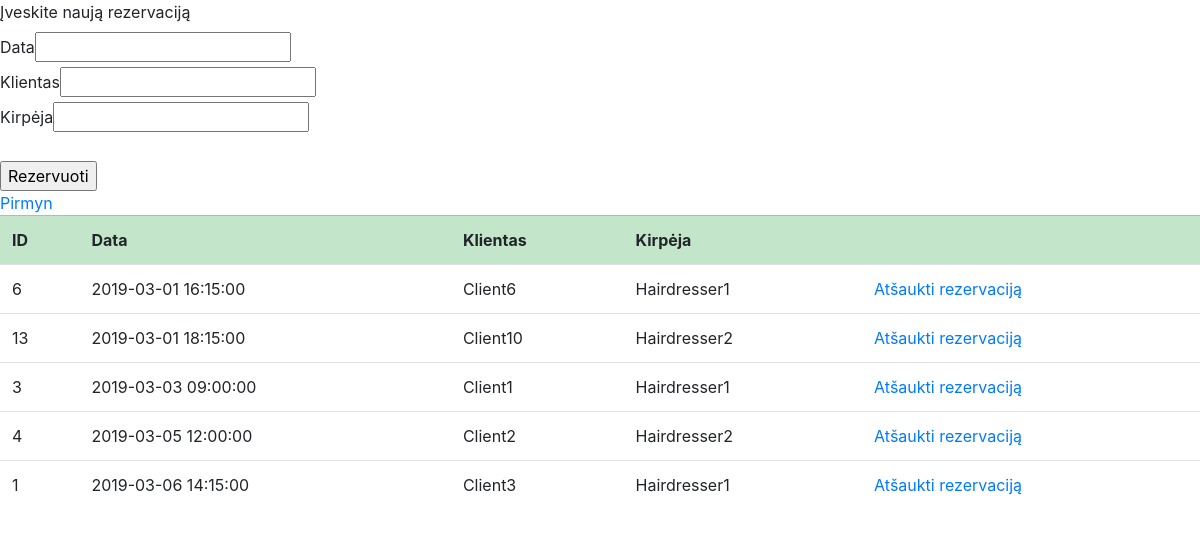
The page / on the database its author committed.
### tables this page shows
CREATE TABLE IF NOT EXISTS `reservations` (
  `id` int(11) NOT NULL AUTO_INCREMENT,
  `date` datetime NOT NULL,
  `client` text NOT NULL,
  `hairdresser` text NOT NULL,
  PRIMARY KEY (`id`)
);

### index.php (called while the page is built, shortened)
<?php
require_once 'models.php';
require_once 'views.php';
$conn = connectDB();
forma();
showTable($conn);

### views.php (the view, shortened to what this page needs)
<!DOCTYPE html>
<html lang="en">
<head>
    <link rel="stylesheet" href="https://maxcdn.bootstrapcdn.com/bootstrap/4.2.1/css/bootstrap.min.css">
</head>
<body>
    <?php
    function showTable($conn){
    $page = 5;
    if (isset($_GET['offset'])) {
        $offset = $_GET['offset'];
    } else {
        $offset = 0;
    }
    $sql = 'SELECT `id`, `date`, `client`, `hairdresser` FROM reservations ORDER BY `date` ASC LIMIT ' . ($page + 1) . ' OFFSET ' . $offset;
    if (!($result = $conn->query($sql))) {
        die("Error: " . $conn->error);
    }
    if ($result->num_rows > 0) {
    ?>
    <?php if ($result->num_rows == $page + 1): ?>
        <a href="<?= "?offset=".($offset + $page) ?>">Pirmyn</a>
    <?php endif; ?>
    <table class=table>
        <tr class="table-success">
            <th>ID</th>
            <th>Data</th>
            <th>Klientas</th>
            <th>Kirpėja</th>
            <th></th>
        </tr>
        <?php
        for ($i = 0; $i < $page; $i++) {
            if (!($row = $result->fetch_assoc())) break;
            ?>
            <tr>
                <td><?php echo $row['id']; ?></td>
                <td><?php echo $row['date']; ?></td>
                <td><?php echo $row['client']; ?></td>
                <td><?php echo $row['hairdresser']; ?></td>
                <td><a href="?delete=<?= $row['id'] ?>" onclick="return confirm('Ar tikrai norite atšaukti rezervaciją?')">Atšaukti rezervaciją</a></td>
            </tr>
            <?php
        }
        echo '</table>';
        } else {
            echo 'nėra duomenų';
        }
    }
    function forma(){?>
        <label>Įveskite naują rezervaciją</label>
        <form method="post">
        <label>Data</label><input type="text" name="date" required><br>
        <label>Klientas</label><input type="text" name="client" required><br>
        <label>Kirpėja</label><input type="text" name="hairdresser" required><br>
        <br>
        <input type="submit" value="Rezervuoti">
        </form>
    <?php } ?>
</body>
</html>

### rows shown on the page
reservations: id "6", date "2019-03-01 16:15:00", client "Client6", hairdresser "Hairdresser1"
reservations: id "13", date "2019-03-01 18:15:00", client "Client10", hairdresser "Hairdresser2"
reservations: id "3", date "2019-03-03 09:00:00", client "Client1", hairdresser "Hairdresser1"
reservations: id "4", date "2019-03-05 12:00:00", client "Client2", hairdresser "Hairdresser2"
reservations: id "1", date "2019-03-06 14:15:00", client "Client3", hairdresser "Hairdresser1"
